Frame 1 (no input): blank canvas, image omitted
Frame 60 (the mouse pressed at the canvas centre just before this capture): blank canvas, image omitted
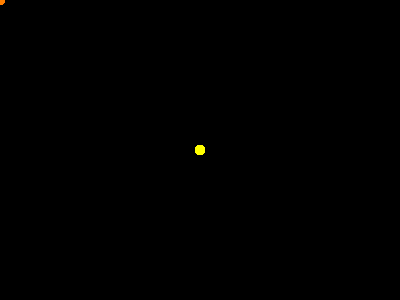
Frame 120 (the mouse held since frame 60 and released just before this capture)

The Processing sketch whose frames 1 and 60 were blank and that drew this single picture after the mouse press (run headless with seeded random() and noise(); from frame 60 on, the mouse is pressed at the canvas centre):

// Processing sketch: a_Mouse_Draw
// ── a_Mouse_Draw.pde
///////////////////////////////////////////
/*
 DESIGNING PROGRAMS 1.0
 AN INTRODUCTORY COURSE FOR DESIGN STUDENTS
 
 IMPLEMENTED BY THE FREE ART BUREAU 2010/11 
 >>> www.freeartbureau.org
 +++++++++++++++++++++++++++ 
 LES BASES : INTERACTION_01
 SKETCH : MOUSE_DRAW
 PARENT SKETCH : NONE
 TYPE : DYNAMIQUE
 */
/////////////////////////// GLOBALS ////////////////////////////


/////////////////////////// SETUP ////////////////////////////
void setup() {
  size(400, 300);
  background(0);
  colorMode(HSB, 360, 100, 100);
  smooth();
  noStroke();
}
/////////////////////////// DRAW ////////////////////////////

void draw() {

  // (frameCount*0.5)%360 cycles repeatedly through hues from 0 to 360
  fill((frameCount*0.5)%360, 100, 100);

  ellipse(mouseX, mouseY, 10, 10);
}

/////////////////////////// FUNCTIONS ////////////////////////////
